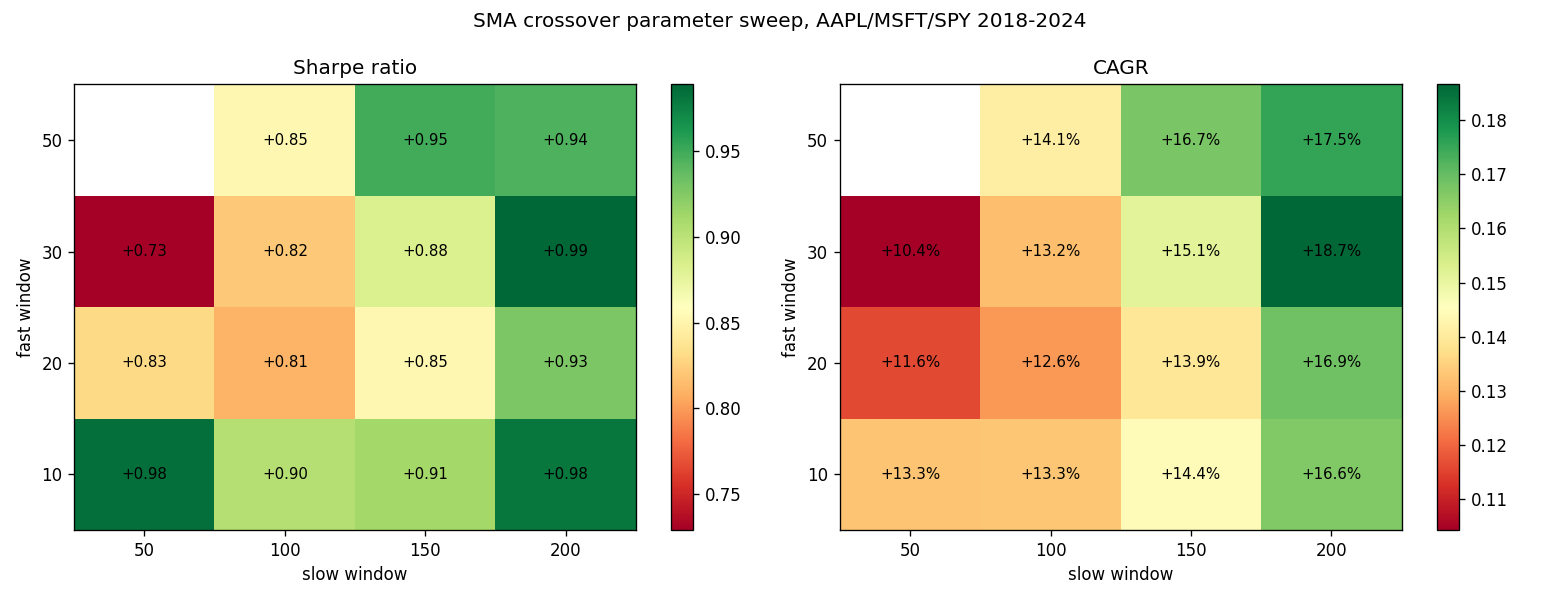

The Python source for this figure:
"""Parameter sweep: run SMA crossover for a grid of (fast, slow) combinations,
plot a Sharpe heatmap.

If the strategy is robust, a broad region of the heatmap will show
positive Sharpe. If only one cell wins, the strategy is overfit.
"""
import matplotlib.pyplot as plt
import numpy as np

from backtester import (
    HalfSpreadSlippage,
    PerShareCommission,
    sma_parameter_sweep,
)


def main():
    # Manageable grid. Each backtest is ~3-5s on this machine.
    # 12 valid combos = ~1 minute total.
    fast_values = [10, 20, 30, 50]
    slow_values = [50, 100, 150, 200]

    sweep = sma_parameter_sweep(
        symbols=["AAPL", "MSFT", "SPY"],
        start="2018-01-01",
        end="2024-12-31",
        fast_values=fast_values,
        slow_values=slow_values,
        initial_cash=100_000,
        allocation_fraction=0.30,
        commission_model=PerShareCommission(),
        slippage_model=HalfSpreadSlippage(half_spread_bps=2.0),
    )

    print("\nFull sweep results (sorted by Sharpe):")
    print(sweep.sort_values("sharpe", ascending=False).to_string(index=False))

    # Pivot for heatmap: rows = fast, columns = slow, values = sharpe
    pivot_sharpe = sweep.pivot(index="fast", columns="slow", values="sharpe")
    pivot_cagr = sweep.pivot(index="fast", columns="slow", values="cagr")

    fig, (ax1, ax2) = plt.subplots(1, 2, figsize=(13, 5))

    for ax, pivot, title, fmt in [
        (ax1, pivot_sharpe, "Sharpe ratio", "{:+.2f}"),
        (ax2, pivot_cagr,   "CAGR",         "{:+.1%}"),
    ]:
        # Mask invalid (fast >= slow) cells
        masked = np.ma.masked_invalid(pivot.values)
        im = ax.imshow(masked, aspect="auto", origin="lower", cmap="RdYlGn")
        ax.set_xticks(range(len(pivot.columns)))
        ax.set_xticklabels(pivot.columns)
        ax.set_yticks(range(len(pivot.index)))
        ax.set_yticklabels(pivot.index)
        ax.set_xlabel("slow window")
        ax.set_ylabel("fast window")
        ax.set_title(title)
        for i, _ in enumerate(pivot.index):
            for j, _ in enumerate(pivot.columns):
                v = pivot.iloc[i, j]
                if not np.isnan(v):
                    ax.text(j, i, fmt.format(v), ha="center", va="center",
                            fontsize=9, color="black")
        fig.colorbar(im, ax=ax)

    fig.suptitle("SMA crossover parameter sweep, AAPL/MSFT/SPY 2018-2024",
                 fontsize=12)
    fig.tight_layout()
    fig.savefig("parameter_sweep.png", dpi=120)
    print("\nSaved parameter_sweep.png")


if __name__ == "__main__":
    main()
